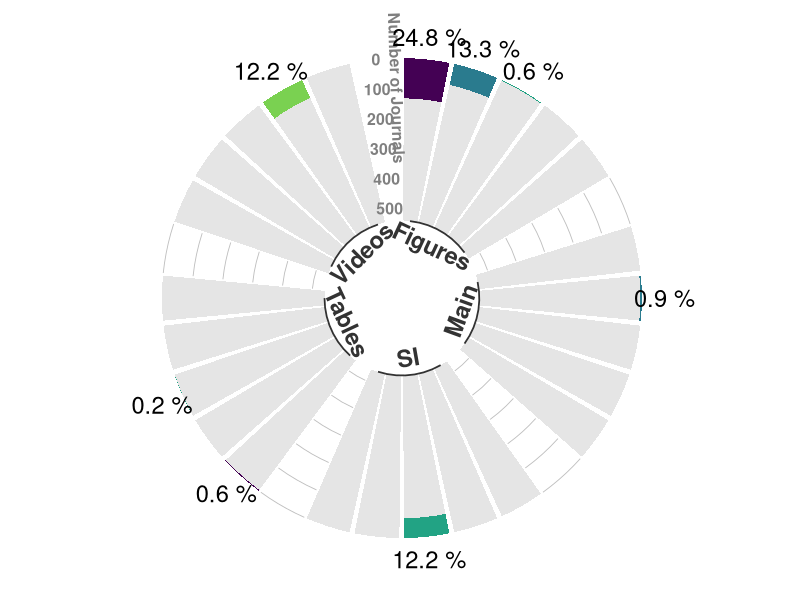
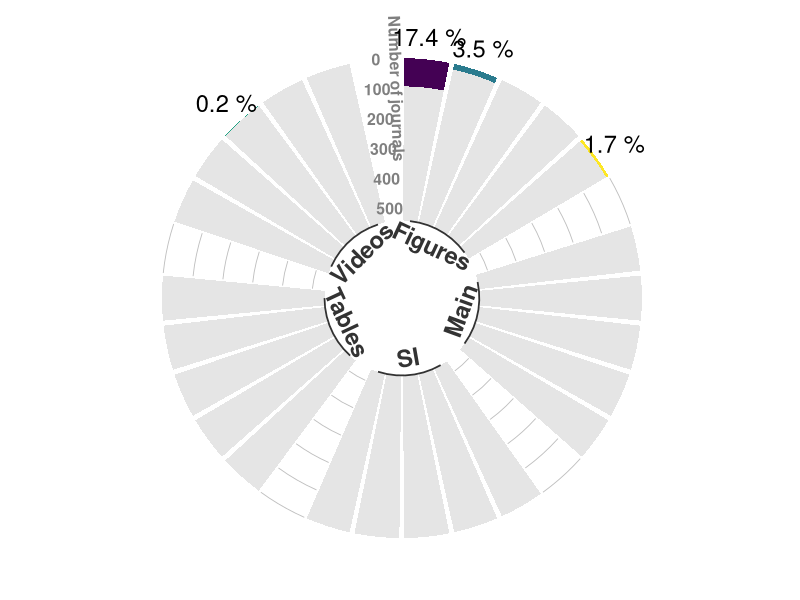
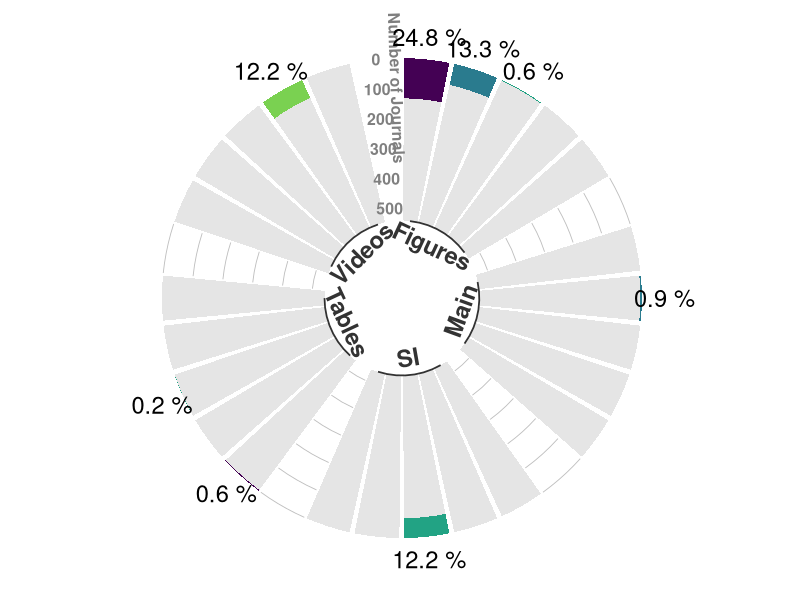
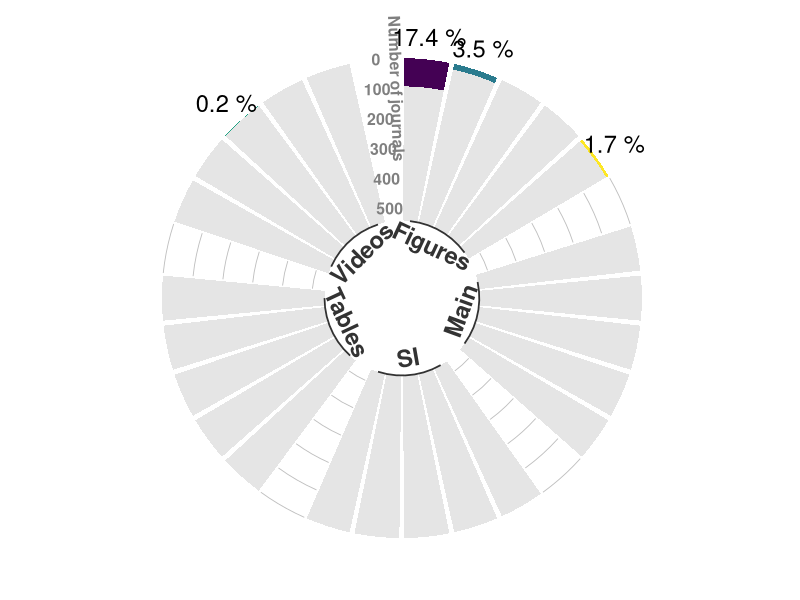

R code for these plots, in order:
#################################################
#### Plotting journal policy data            ####
#### Created by: Courtney L Davis            #### 
#### Last checked: 3 January 2025            ####
#################################################


# Load in the necessary libraries
library(ggplot2)
library(here)
library(tidyverse)
library(reshape2)

# Read in the journal policy data
policy.data <- readxl::read_xlsx(here("Data", "Data S1. Accessibility policies.xlsx"))

# Remove duplicate rows where journals had policies on their website and in a journal-specific PDF
policy.data <- policy.data[-c(69,381,584),]

# Split the journal policy data into entries that are found in "journal materials" and "publisher materials"
journals <- subset(policy.data, grepl("Journal", policy.data$`Policy location`))
publishers <- subset(policy.data, grepl("Publisher", policy.data$`Policy location`))


##### Accessibility policy found in journal materials ####

# Summarize information for all disabilities and paper components
journals_summary <- data.frame(table(journals$`Paper component policy targets`,journals$`Disability explicitly of concern`))
journals_summary <- rbind(journals_summary,
                          data.frame("Var1" = journals_summary[1:5,1],
                                     "Var2" = rep("Learning disability",5),
                                     "Freq" = rep(0,5)))

journals_summary$Freq_No <- length(unique(policy.data$Journal))-journals_summary$Freq
journals_summary <- melt(journals_summary)

empty_bar <- 1
nObsType <- nlevels(as.factor(journals_summary$variable))
to_add <- data.frame( matrix(NA, empty_bar*nlevels(journals_summary$Var1)*nObsType, ncol(journals_summary)) )
colnames(to_add) <- colnames(journals_summary)
to_add$Var1 <- rep(levels(journals_summary$Var1), each=empty_bar*nObsType)
journals_summary <- rbind(journals_summary, to_add)
journals_summary <- journals_summary %>% arrange(Var1, Var2)
journals_summary <- journals_summary[c(1,2,7,8,3:6,9,10:12,
                                       13,14,19,20,15:18,21:24,
                                       25,26,31,32,27:30,33:36,
                                       37,38,43,44,39:42,45:48,
                                       49,50,55,56,51:54,57:60),]

journals_summary$id <- rep( seq(1, nrow(journals_summary)/nObsType) , each=nObsType)

# Get the name and the y position of each label
label_data <- journals_summary %>% group_by(id, Var2) %>% summarize(tot=sum(value))
number_of_bar <- nrow(label_data)
angle <- 90 - 360 * (label_data$id-0.5) /number_of_bar
label_data$hjust <- ifelse( angle < -90, 1, 0)
label_data$angle <- ifelse(angle < -90, angle+180, angle)

# prepare a data frame for base lines
base_data <- journals_summary %>% 
  group_by(Var1) %>% 
  summarize(start=min(id), end=max(id) - empty_bar) %>% 
  rowwise() %>% 
  mutate(title=mean(c(start, end)))

# prepare a data frame for grid (scales)
grid_data <- base_data
grid_data$end <- grid_data$end[c(nrow(grid_data), 1:nrow(grid_data)-1)] + 1
grid_data$start <- grid_data$start - 1
grid_data <- grid_data[-1,]

journals_summary$Var3 <- paste(journals_summary$Var2, "_", journals_summary$variable)
journals_summary$Var3 <- factor(journals_summary$Var3, 
                                levels = c("Color blindness _ Freq_No",
                                            "Color blindness _ Freq",
                                           "Visual impairment (other than color blind) _ Freq_No",
                                           "Visual impairment (other than color blind) _ Freq",
                                           "Non-specific _ Freq_No",
                                           "Non-specific _ Freq",
                                           "Seizures _ Freq_No",
                                           "Seizures _ Freq",
                                           "Learning disability _ Freq_No",
                                           "Learning disability _ Freq",
                                           "NA _ NA"))

percent_data <- journals_summary[journals_summary$variable == "Freq",]
percent_data <- na.omit(percent_data[percent_data$value > 0,])
percent_data$Percent <- (percent_data$value / 541)*100
percent_data$Percent <- paste(round(percent_data$Percent,1),"%")


journals_summary <- left_join(journals_summary, percent_data,by = c("Var1", "Var2","variable","value","id","Var3"))

ggplot(journals_summary) +     

  # Add the stacked bar
  geom_bar(aes(x=as.factor(id), y=value, fill=Var3), stat="identity") +
  scale_fill_manual(values = c("grey90","#440154FF",
                               "grey90","#2A7B8EFF",
                               "grey90","#22A384FF",
                               "grey90","#7AD151FF",
                               "grey90","#FDE725FF",
                               "white")) +
  
  # Add a val=100/75/50/25 lines. I do it at the beginning to make sur barplots are OVER it.
  geom_segment(data=grid_data, aes(x = end+0.5, y = 0, xend = start-0.5, yend = 0), colour = "grey", alpha=1, linewidth=0.3 , inherit.aes = FALSE ) +
  geom_segment(data=grid_data, aes(x = end+0.5, y = 100, xend = start-0.5, yend = 100), colour = "grey", alpha=1, linewidth=0.3 , inherit.aes = FALSE ) +
  geom_segment(data=grid_data, aes(x = end+0.5, y = 200, xend = start-0.5, yend = 200), colour = "grey", alpha=1, linewidth=0.3 , inherit.aes = FALSE ) +
  geom_segment(data=grid_data, aes(x = end+0.5, y = 300, xend = start-0.5, yend = 300), colour = "grey", alpha=1, linewidth=0.3 , inherit.aes = FALSE ) +
  geom_segment(data=grid_data, aes(x = end+0.5, y = 400, xend = start-0.5, yend = 400), colour = "grey", alpha=1, linewidth=0.3 , inherit.aes = FALSE ) +
  geom_segment(data=grid_data, aes(x = end+0.5, y = 500, xend = start-0.5, yend = 500), colour = "grey", alpha=1, linewidth=0.3 , inherit.aes = FALSE ) +
  
  # Add text showing the value of each line
  ggplot2::annotate("text", 
                    x = rep(max(journals_summary$id),6), 
                    y = c(0, 100, 200, 300, 400, 500), 
                    label = c("0", "100", "200", "300", "400", "500") , 
                    color="grey50", 
                    size=4, 
                    angle=0, 
                    fontface="bold", 
                    hjust=0.6) +
  
  ggplot2::annotate("text", 
                    x = rep(max(journals_summary$id)+0.38,1), 
                    y = 150, 
                    label = "Number of Journals", 
                    color="grey50", 
                    size=4, 
                    angle=-88, 
                    fontface="bold", 
                    hjust=0.6) +
  theme_minimal() +
  theme(legend.position = "none",
    axis.text = element_blank(),
    axis.title = element_blank(),
    panel.grid = element_blank(),
    plot.margin = unit(rep(-1,4), "cm")) +
  scale_y_reverse(limits = c(800,-100)) + 
  coord_polar() +
  
  # Add labels on top of each bar
  #geom_text(data=label_data, aes(x=id, y=tot+10, label=Var2, hjust=0), color="black", fontface="bold",alpha=0.6, size=5, angle= label_data$angle, inherit.aes = FALSE ) +
  
  # Add base line information
  geom_segment(data=base_data, 
               aes(x = start, y = 542, xend = end, yend = 542), 
               colour = "black", 
               alpha=0.8, 
               size=0.6, 
               inherit.aes = FALSE )  +
  geom_text(data=base_data, 
            aes(x = title, y = 600, label= c("Figures","Main","SI","Tables","Videos")), 
            colour = "black", 
            alpha=0.8, 
            size=6, 
            angle=c(-25,70,10,-65,45), 
            fontface="bold", 
            inherit.aes = FALSE) +
  geom_text(aes(x = id, y = -75, label = Percent), size = 6)
ggsave(here("Figures","Journals.tiff"), dpi = 600)

            

##### Accessibility policy found in publisher materials ####

# Summarize information for all disabilities and paper components
publishers_summary <- data.frame(table(publishers$`Paper component policy targets`,publishers$`Disability explicitly of concern`))
publishers_summary <- rbind(publishers_summary,
                            data.frame("Var1" = rep(c("Main","SI","Tables"),each = 4),
                                       "Var2" = rep(c("Color blindness","Learning disabilities (including dyslexia)",
                                                  "Non-specific", "Visual impairment (other than color blind)"),times = 3),
                                       "Freq" = 0))
publishers_summary <- rbind(publishers_summary,
                          data.frame("Var1" = unique(publishers_summary$Var1),
                                     "Var2" = rep("Seizures",5),
                                     "Freq" = rep(0,5)))

publishers_summary$Freq_No <- length(unique(policy.data$Journal))-publishers_summary$Freq
publishers_summary <- melt(publishers_summary)

empty_bar <- 1
nObsType <- nlevels(as.factor(publishers_summary$variable))
to_add <- data.frame( matrix(NA, empty_bar*nlevels(publishers_summary$Var1)*nObsType, ncol(publishers_summary)) )
colnames(to_add) <- colnames(publishers_summary)
to_add$Var1 <- rep(levels(publishers_summary$Var1), each=empty_bar*nObsType)
publishers_summary <- rbind(publishers_summary, to_add)
publishers_summary <- publishers_summary %>% arrange(Var1, Var2)
publishers_summary <- publishers_summary[c(1,2,7,8,5,6,9,10,3,4,11,12,
                                       25,26,31,32,29,30,33,34,27,28,35,36,
                                       37,38,43,44,41,42,45,46,39,40,47,48,
                                       49,50,55,56,53,54,57,58,51,52,59,60,
                                       13,14,19,20,17,18,21,22,15,16,23,24),]

publishers_summary$id <- rep( seq(1, nrow(publishers_summary)/nObsType) , each=nObsType)

# Get the name and the y position of each label
label_data <- publishers_summary %>% group_by(id, Var2) %>% summarize(tot=sum(value))
number_of_bar <- nrow(label_data)
angle <- 90 - 360 * (label_data$id-0.5) /number_of_bar
label_data$hjust <- ifelse( angle < -90, 1, 0)
label_data$angle <- ifelse(angle < -90, angle+180, angle)

# prepare a data frame for base lines
base_data <- publishers_summary %>% 
  group_by(Var1) %>% 
  summarize(start=min(id), end=max(id) - empty_bar) %>% 
  rowwise() %>% 
  mutate(title=mean(c(start, end)))
base_data <- base_data[c(1,3,4,5,2),]

# prepare a data frame for grid (scales)
grid_data <- base_data
grid_data$end <- grid_data$end[c(nrow(grid_data), 1:nrow(grid_data)-1)] + 1
grid_data$start <- grid_data$start - 1
grid_data <- grid_data[-1,]

publishers_summary$Var3 <- paste(publishers_summary$Var2, "_", publishers_summary$variable)
publishers_summary$Var3 <- factor(publishers_summary$Var3, 
                                levels = c("Color blindness _ Freq_No",
                                            "Color blindness _ Freq",
                                           "Visual impairment (other than color blind) _ Freq_No",
                                           "Visual impairment (other than color blind) _ Freq",
                                           "Non-specific _ Freq_No",
                                           "Non-specific _ Freq",
                                           "Seizures _ Freq_No",
                                           "Seizures _ Freq",
                                           "Learning disabilities (including dyslexia) _ Freq_No",
                                           "Learning disabilities (including dyslexia) _ Freq",
                                           "NA _ NA"))

percent_data <- publishers_summary[publishers_summary$variable == "Freq",]
percent_data <- na.omit(percent_data[percent_data$value > 0,])
percent_data$Percent <- (percent_data$value / 541)*100
percent_data$Percent <- paste(round(percent_data$Percent,1),"%")


publishers_summary <- left_join(publishers_summary, percent_data,by = c("Var1", "Var2","variable","value","id","Var3"))

ggplot(publishers_summary) +     
  
  # Add the stacked bar
  geom_bar(aes(x=as.factor(id), y=value, fill=Var3), stat="identity") +
  scale_fill_manual(values = c("grey90","#440154FF",
                               "grey90","#2A7B8EFF",
                               "grey90","#22A384FF",
                               "grey90","#7AD151FF",
                               "grey90","#FDE725FF",
                               "white")) +
  
  # Add a val=100/75/50/25 lines. I do it at the beginning to make sur barplots are OVER it.
  geom_segment(data=grid_data, aes(x = end+0.5, y = 0, xend = start-0.5, yend = 0), colour = "grey", alpha=1, linewidth=0.3 , inherit.aes = FALSE ) +
  geom_segment(data=grid_data, aes(x = end+0.5, y = 100, xend = start-0.5, yend = 100), colour = "grey", alpha=1, linewidth=0.3 , inherit.aes = FALSE ) +
  geom_segment(data=grid_data, aes(x = end+0.5, y = 200, xend = start-0.5, yend = 200), colour = "grey", alpha=1, linewidth=0.3 , inherit.aes = FALSE ) +
  geom_segment(data=grid_data, aes(x = end+0.5, y = 300, xend = start-0.5, yend = 300), colour = "grey", alpha=1, linewidth=0.3 , inherit.aes = FALSE ) +
  geom_segment(data=grid_data, aes(x = end+0.5, y = 400, xend = start-0.5, yend = 400), colour = "grey", alpha=1, linewidth=0.3 , inherit.aes = FALSE ) +
  geom_segment(data=grid_data, aes(x = end+0.5, y = 500, xend = start-0.5, yend = 500), colour = "grey", alpha=1, linewidth=0.3 , inherit.aes = FALSE ) +
  
  # Add text showing the value of each line
  ggplot2::annotate("text", 
                    x = rep(max(publishers_summary$id),6), 
                    y = c(0, 100, 200, 300, 400, 500), 
                    label = c("0", "100", "200", "300", "400", "500") , 
                    color="grey50", 
                    size=4, 
                    angle=0, 
                    fontface="bold", 
                    hjust=0.6) +
  
  ggplot2::annotate("text", 
                    x = rep(max(publishers_summary$id)+0.38,1), 
                    y = 150, 
                    label = "Number of journals", 
                    color="grey50", 
                    size=4, 
                    angle=-88, 
                    fontface="bold", 
                    hjust=0.6) +
  theme_minimal() +
  theme(legend.position = "none",
        axis.text = element_blank(),
        axis.title = element_blank(),
        panel.grid = element_blank(),
        plot.margin = unit(rep(-1,4), "cm")) +
  scale_y_reverse(limits = c(800,-100)) + 
  coord_polar() +
  
  # Add labels on top of each bar
  #geom_text(data=label_data, aes(x=id, y=tot+10, label=Var2, hjust=0), color="black", fontface="bold",alpha=0.6, size=5, angle= label_data$angle, inherit.aes = FALSE ) +
  
  # Add base line information
  geom_segment(data=base_data, 
               aes(x = start, y = 542, xend = end, yend = 542), 
               colour = "black", 
               alpha=0.8, 
               size=0.6, 
               inherit.aes = FALSE )  +
  geom_text(data=base_data, 
            aes(x = title, y = 600, label= c("Figures","Main","SI","Tables","Videos")), 
            colour = "black", 
            alpha=0.8, 
            size=6, 
            angle=c(-25,70,10,-65,45), 
            fontface="bold", 
            inherit.aes = FALSE) +
  geom_text(aes(x = id, y = -75, label = Percent), size = 6)
ggsave(here("Figures","Publishers.tiff"), dpi = 600)

       
